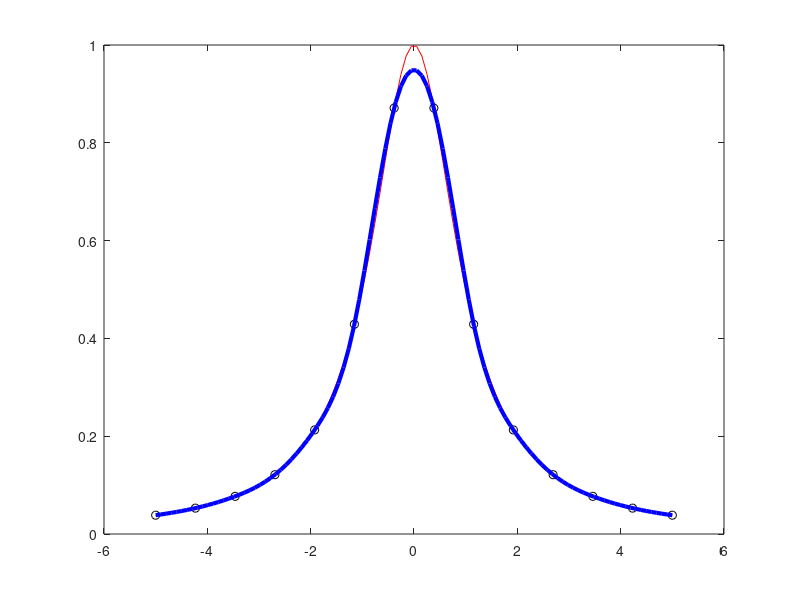

The MATLAB source for this figure:
%%
% 
% $$e^{\pi i} + 1 = 0$$
% 
a=-5;
b=5;
f=@(x) 1./(1+x.^2);
z=linspace(a,b);
fz=f(z);
for n= 6:4:14
    x=linspace(a,b,n);
    y=f(x);
    s=spline(x,y,z);
    plot(x,y,'ko',z,fz,'r',z,s,'b','linewidth',3)
    err=norm(s-fz,inf) %max(abs(s-fz))IL MASSIMO ERRORE CHE SI PUO' 
    %SBAGLIARE
    pause
end
